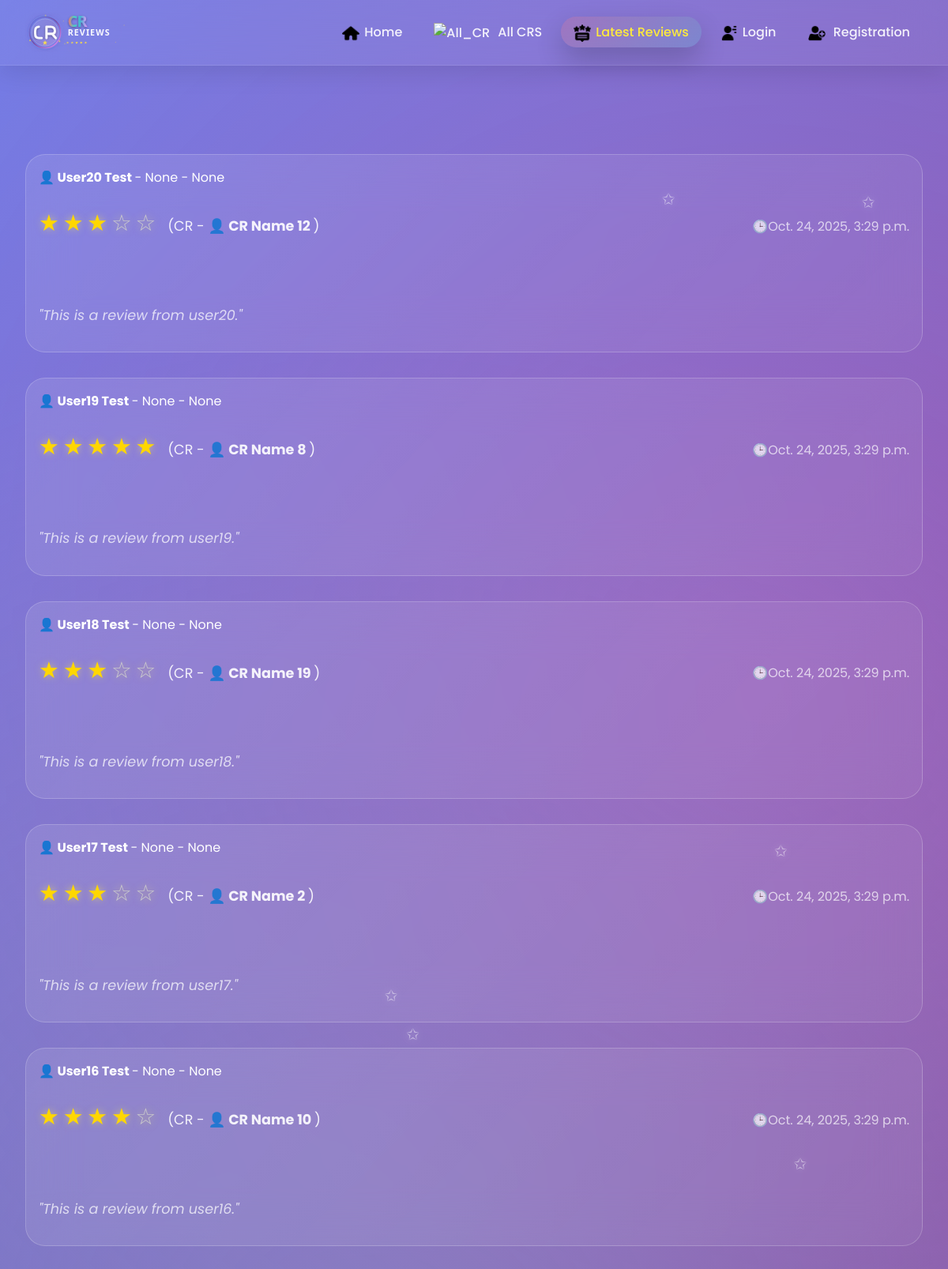
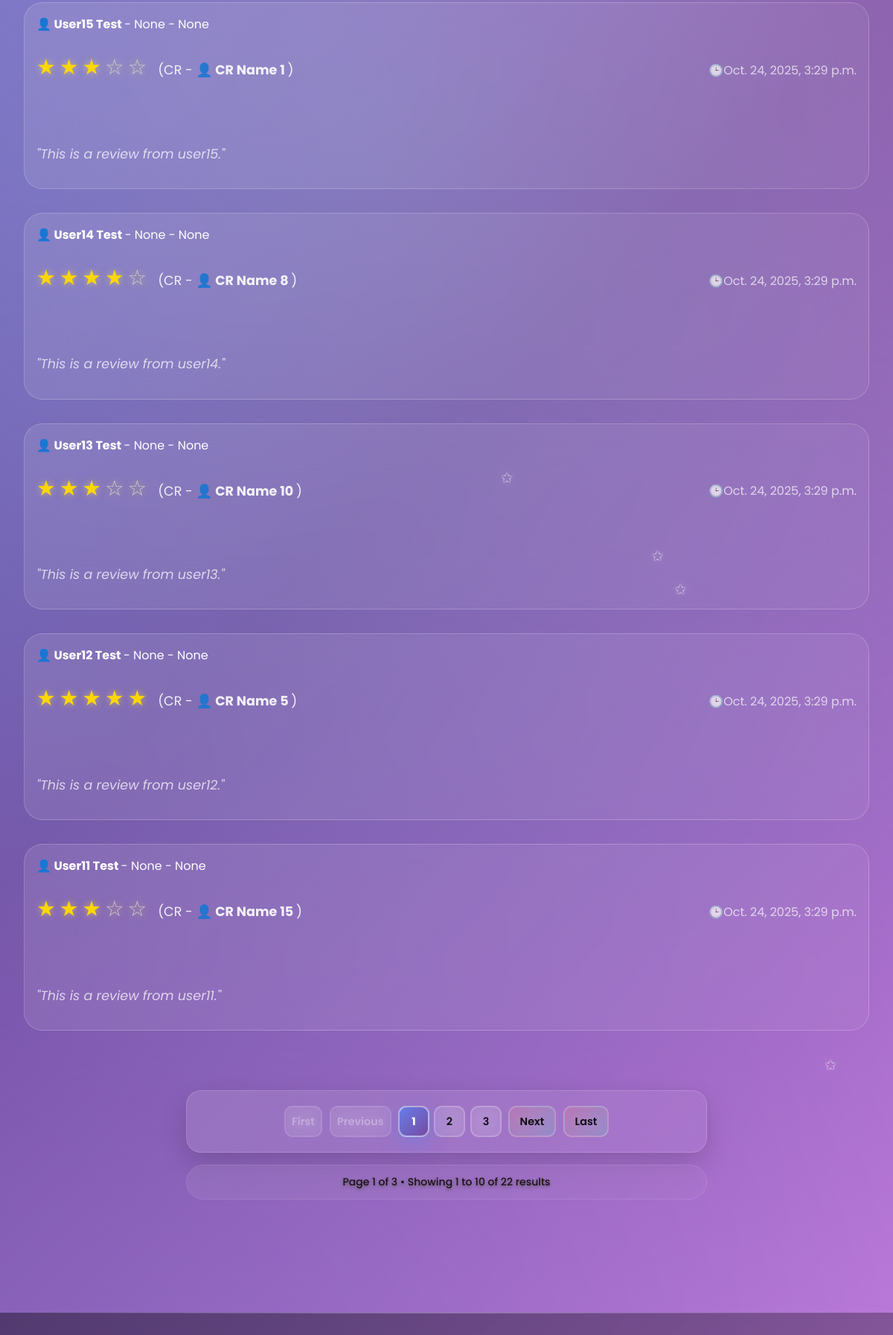
The page /latest_reviews/ (upper part) on the database its author committed (2 pictures, top to bottom).
### cr/models.py (models this page shows, shortened)
class Review(models.Model):
    user=models.OneToOneField('userprofile.User', on_delete=models.CASCADE,related_name='userreviews')
    cr_profile=models.ForeignKey(CrProfile, on_delete=models.CASCADE,related_name='cr_reviews')
    rating = models.PositiveSmallIntegerField()
    description = models.TextField(blank=True, null=True)
    slug = models.SlugField(unique=True, blank=True)
    created_at = models.DateTimeField(auto_now_add=True)
    updated_at = models.DateTimeField(auto_now=True)
    deleted_at = models.DateTimeField(blank=True, null=True)

class CrProfile(models.Model):
    user=models.OneToOneField('userprofile.User', on_delete=models.CASCADE,related_name='user_profile')
    university=models.ForeignKey(University, on_delete=models.CASCADE,related_name='university_crs')
    department=models.ForeignKey(Department, on_delete=models.CASCADE,related_name='department_crs')
    cr_status = models.CharField(
    max_length=20,
    choices=[('Present', 'Present CR'), ('Former', 'Former CR')],
    default='Present'
    )
    profile_picture = models.ImageField(upload_to='cr_profile_pictures/', blank=True, null=True)
    name = models.CharField(max_length=100)
    gender = models.CharField(choices=[('M', 'Male'), ('F', 'Female')], max_length=1)
    email = models.EmailField(blank=True, null=True)
    phone = models.CharField(max_length=30, blank=True, null=True)
    st_id = models.CharField(max_length=50, unique=True)
    batch = models.CharField(max_length=20)
    dept_batch = models.CharField(max_length=20 , blank=True, null=True)
    section = models.CharField(max_length=10)
    bio = models.TextField(blank=True, null=True)
    date_of_birth = models.DateField(blank=True, null=True)
    slug = models.SlugField(unique=True, blank=True)
    facebook_url = models.URLField(default='https://www.facebook.com/')
    instagram_url = models.URLField(default='https://www.instagram.com/')
    linkedin_url = models.URLField(default='https://www.linkedin.com/')
    created_at=models.DateTimeField(auto_now_add=True)
    updated_at=models.DateTimeField(auto_now=True)
    deleted_at=models.DateTimeField(auto_now=True,blank=True,null=True)

### userprofile/models.py (models this page shows, shortened)
class User(AbstractBaseUser,PermissionsMixin):
    university=models.ForeignKey(University, on_delete=models.SET_NULL,related_name='university',null=True,blank=True)
    department=models.ForeignKey(Department, on_delete=models.SET_NULL,related_name='department',null=True,blank=True)
    profile_picture=models.ImageField(upload_to=user_profile_picture_path,null=True,blank=True)
    first_name = models.CharField(max_length=50)
    last_name = models.CharField(max_length=50)
    gender = models.CharField(choices=[('M', 'Male'), ('F', 'Female')], max_length=1)
    email = models.EmailField(unique=True)
    phone=models.CharField(max_length=20,null=True,blank=True)
    date_of_birth=models.DateField(null=True,blank=True)
    student_id=models.CharField(max_length=50,unique=True,null=True,blank=True)
    batch=models.CharField(max_length=20,null=True,blank=True)
    dept_batch = models.CharField(max_length=20 , blank=True, null=True)
    section=models.CharField(max_length=20,null=True,blank=True)
    bio=models.TextField(null=True,blank=True)
    facebook_url=models.URLField(default='https://www.facebook.com/')
    instagram_url=models.URLField(default='https://www.instagram.com/')
    linkedin_url=models.URLField(default='https://www.linkedin.com/')
    role=models.CharField(max_length=20, default='student')
    slug=models.SlugField(blank=True,unique=True)
    is_active = models.BooleanField(default=True)
    is_staff = models.BooleanField(default=False)
    created_at = models.DateTimeField(auto_now_add=True)
    updated_at = models.DateTimeField(auto_now=True)
    deleted_at = models.DateTimeField(blank=True, null=True)
    USERNAME_FIELD = 'email'
    REQUIRED_FIELDS = ['first_name','last_name']
    objects = CustomUserManager()
    def get_full_name(self):
        return f"{self.first_name} {self.last_name}"

### cr/views.py (the view)
# urls.py: path('latest_reviews/',latest_reviews,name='latest_reviews'),
def latest_reviews(request):
    reviews=Review.objects.all().order_by('-created_at')
    paginator = Paginator(reviews,10)
    page_number = request.GET.get('page',1)
    try:
        reviews = paginator.page(page_number)
    except PageNotAnInteger:
        reviews = paginator.page(1)
    except EmptyPage:
        reviews = paginator.page(1)
    context={
        'review':reviews,
        'paginator':paginator,
    }
    return render(request,'latest_reviews.html',context)

### templates/latest_reviews.html (shortened to what this page needs)
{% extends 'base.html' %}
{% load  static %}
{% block content %}
    <div id="latest-reviews" class="page">
        <div class="container">
            <div class="section">
                 {% for review in review %}
                <div class="review-card">
                    <div class="review-header">
                        <div>
                             <strong><a href="{% url 'user_view' review.user.slug %}" style="text-decoration: none; color: inherit;">👤 {{review.user.get_full_name}}</a> </strong> - {{review.user.university}} - {{review.user.department}}
                            <div class="rating">
                                {% for i in "12345" %} {% if forloop.counter <= review.rating %}
                                <span class="star filled">★</span>
                                {% else %}
                                <span class="star">☆</span>
                                {% endif %}
                                {% endfor %}
                                <span class="review_cr">(CR - <strong><a href="{% url 'cr_profile' review.cr_profile.slug %}" style="text-decoration: none; color: inherit;">👤 {{review.cr_profile.name}}</a> </strong>)</span>
                            </div>
                        </div>
                        <div style="color: rgba(255,255,255,0.7); font-weight: 400;">🕒{{review.created_at}}</div>
                    </div>
                    <div class="review-text">
                        "{{review.description}}"
                    </div>
                </div>
                {% endfor %}
            </div>
            {% if review.has_other_pages %}
            <div class="pagination-section">
                <div class="pagination">
                    {% if review.has_previous %}
                        <a href="?page=1" class="pagination-btn pagination-first">
                            <span>First</span>
                        </a>
                        <a href="?page={{ review.previous_page_number }}" class="pagination-btn pagination-prev">
                            <span>Previous</span>
                        </a>
                    {% else %}
                        <span class="pagination-btn pagination-disabled">
                            <span>First</span>
                        </span>
                        <span class="pagination-btn pagination-disabled">
                            <span>Previous</span>
                        </span>
                    {% endif %}
                    <div class="pagination-numbers">
                        {% for num in review.paginator.page_range %}
                            {% if review.number == num %}
                                <span class="pagination-btn pagination-active">{{ num }}</span>
                            {% elif num > review.number|add:'-3' and num < review.number|add:'3' %}
                                <a href="?page={{ num }}" class="pagination-btn">{{ num }}</a>
                            {% endif %}
                        {% endfor %}
                    </div>
                    {% if review.has_next %}
                        <a href="?page={{ review.next_page_number }}" class="pagination-btn pagination-next">
                            <span>Next</span>
                        </a>
                        <a href="?page={{ review.paginator.num_pages }}" class="pagination-btn pagination-last">
                            <span>Last</span>
                        </a>
                    {% endif %}
                </div>
                <div class="pagination-info">
                    <p>Page {{ review.number }} of {{ review.paginator.num_pages }} • Showing {{ review.start_index }} to {{ review.end_index }} of {{ review.paginator.count }} results</p>
                </div>
            </div>
            {% endif %}
        </div>
    </div>
{% endblock content %}

### static/style.css (style rules this page uses)
* { margin: 0; padding: 0; box-sizing: border-box; }
body { font-family: 'Poppins', Arial, sans-serif; background: linear-gradient(135deg, #667eea 0%, #764ba2 50%, #f093fb 100%); min-height: 100vh; color: #333; overflow-x: hidden; position: relative; }
body::before { content: ''; position: fixed; top: 0; left: 0; width: 100%; height: 100%; background: radial-gradient(circle at 20% 80%, rgba(120, 119, 198, 0.3) 0%, transparent 50%), radial-gradient(circle at 80% 20%, rgba(255, 119, 198, 0.3) 0%, transparent 50%), radial-gradient(circle at 40% 40%, rgba(120, 219, 226, 0.3) 0%, transparent 50%); animation: backgroundFloat 20s ease-in-out infinite; z-index: -1; }
.container { max-width: 1400px; margin: 0 auto; padding: 2rem; position: relative; }
.section { margin: 5rem 0; position: relative; }
.review_cr { padding: 10px 10px 10px 10px; color: rgba(255, 255, 255, 0.9); text-align: center; line-height: 1.8; font-size: 1.1rem; margin-bottom: 1.5rem; }
.rating { display: flex; justify-content: center; gap: 0.3rem; margin: 1.5rem 0; }
.star { font-size: 1.8rem; transition: all 0.3s ease; cursor: pointer; text-shadow: 0 0 10px rgba(255, 235, 59, 0.5); color: #ccc; }
.star.filled { color: gold; }
.review-card { background: linear-gradient(135deg, rgba(255, 255, 255, 0.1), rgba(255, 255, 255, 0.05)); backdrop-filter: blur(30px); border-radius: 25px; padding: 1rem; margin: 2rem 0; color: white; border: 1px solid rgba(255, 255, 255, 0.2); transition: all 0.3s ease; position: relative; overflow: hidden; }
.review-header { display: flex; justify-content: space-between; align-items: center; margin-bottom: 1.5rem; flex-wrap: wrap; }
.review-text { line-height: 1.8; margin: 1.5rem 0; font-size: 1.1rem; font-style: italic; opacity: 0.9; }
.pagination-section { margin: 3rem auto 1.5rem; max-width: 700px; }
.pagination { display: flex; justify-content: center; align-items: center; gap: 0.6rem; flex-wrap: wrap; padding: 1.25rem 1.5rem; background: linear-gradient(135deg, rgba(255, 255, 255, 0.12), rgba(255, 255, 255, 0.06)); backdrop-filter: blur(30px); -webkit-backdrop-filter: blur(30px); border-radius: 20px; border: 1px solid rgba(255, 255, 255, 0.15); box-shadow: 0 15px 35px rgba(0, 0, 0, 0.15); }
.pagination-numbers { display: flex; gap: 0.4rem; flex-wrap: wrap; justify-content: center; }
.pagination-btn { min-width: 42px; height: 42px; padding: 0 0.5rem; display: flex; align-items: center; justify-content: center; background: rgba(255, 255, 255, 0.1); color: rgba(0, 0, 0, 0.9); border: 2px solid rgba(255, 255, 255, 0.2); border-radius: 11px; text-decoration: none; font-weight: 600; font-size: 0.9rem; transition: all 0.4s cubic-bezier(0.175, 0.885, 0.32, 1.275); cursor: pointer; position: relative; overflow: hidden; backdrop-filter: blur(10px); }
.pagination-btn::before { content: ''; position: absolute; top: 50%; left: 50%; width: 0; height: 0; border-radius: 50%; background: rgba(255, 255, 255, 0.2); transition: all 0.5s ease; transform: translate(-50%, -50%); }
.pagination-active { background: linear-gradient(135deg, #667eea, #764ba2); border-color: rgba(255, 255, 255, 0.5); color: white; box-shadow: 0 8px 25px rgba(102, 126, 234, 0.5); font-weight: 700; transform: scale(1.08); }
.pagination-disabled { background: rgba(255, 255, 255, 0.05); color: rgba(255, 255, 255, 0.3); border-color: rgba(255, 255, 255, 0.1); cursor: not-allowed; pointer-events: none; }
.pagination-first, .pagination-last, .pagination-prev, .pagination-next { padding: 0 0.85rem; font-size: 0.9rem; background: linear-gradient(135deg, rgba(255, 107, 107, 0.2), rgba(78, 205, 196, 0.2)); }
.pagination-info { text-align: center; margin-top: 1rem; padding: 0.75rem 1.5rem; background: linear-gradient(135deg, rgba(255, 255, 255, 0.08), rgba(255, 255, 255, 0.04)); backdrop-filter: blur(20px); border-radius: 40px; border: 1px solid rgba(255, 255, 255, 0.1); }
.pagination-info p { color: rgba(11, 0, 0, 0.85); font-size: 0.875rem; font-weight: 500; margin: 0; text-shadow: 0 2px 4px rgb(87, 85, 85); }
.pagination-btn { animation: fadeInScale 0.4s ease forwards; }
.pagination-btn:nth-child(1) { animation-delay: 0.05s; }
.pagination-btn:nth-child(2) { animation-delay: 0.1s; }
.pagination-btn:nth-child(3) { animation-delay: 0.15s; }
.pagination-btn:nth-child(4) { animation-delay: 0.2s; }
.pagination-btn:nth-child(5) { animation-delay: 0.25s; }

### rows shown on the page
Review: user.get_full_name "User20 Test", user.university "None", user.department "None", rating 3 (drawn), cr_profile.name "CR Name 12", created_at "Oct. 24, 2025, 3:29 p.m.", description "This is a review from user20."
Review: user.get_full_name "User19 Test", user.university "None", user.department "None", rating 5 (drawn), cr_profile.name "CR Name 8", created_at "Oct. 24, 2025, 3:29 p.m.", description "This is a review from user19."
Review: user.get_full_name "User18 Test", user.university "None", user.department "None", rating 3 (drawn), cr_profile.name "CR Name 19", created_at "Oct. 24, 2025, 3:29 p.m.", description "This is a review from user18."
Review: user.get_full_name "User17 Test", user.university "None", user.department "None", rating 3 (drawn), cr_profile.name "CR Name 2", created_at "Oct. 24, 2025, 3:29 p.m.", description "This is a review from user17."
Review: user.get_full_name "User16 Test", user.university "None", user.department "None", rating 4 (drawn), cr_profile.name "CR Name 10", created_at "Oct. 24, 2025, 3:29 p.m.", description "This is a review from user16."
Review: user.get_full_name "User15 Test", user.university "None", user.department "None", rating 3 (drawn), cr_profile.name "CR Name 1", created_at "Oct. 24, 2025, 3:29 p.m.", description "This is a review from user15."
Review: user.get_full_name "User14 Test", user.university "None", user.department "None", rating 4 (drawn), cr_profile.name "CR Name 8", created_at "Oct. 24, 2025, 3:29 p.m.", description "This is a review from user14."
Review: user.get_full_name "User13 Test", user.university "None", user.department "None", rating 3 (drawn), cr_profile.name "CR Name 10", created_at "Oct. 24, 2025, 3:29 p.m.", description "This is a review from user13."
Review: user.get_full_name "User12 Test", user.university "None", user.department "None", rating 5 (drawn), cr_profile.name "CR Name 5", created_at "Oct. 24, 2025, 3:29 p.m.", description "This is a review from user12."
Review: user.get_full_name "User11 Test", user.university "None", user.department "None", rating 3 (drawn), cr_profile.name "CR Name 15", created_at "Oct. 24, 2025, 3:29 p.m.", description "This is a review from user11."

### other values the page prints
{{ num }} "1"
{{ num }} "2" "3"
{{ review.number }} "1"
{{ review.paginator.num_pages }} "3"
{{ review.start_index }} "1"
{{ review.end_index }} "10"
{{ review.paginator.count }} "22"
